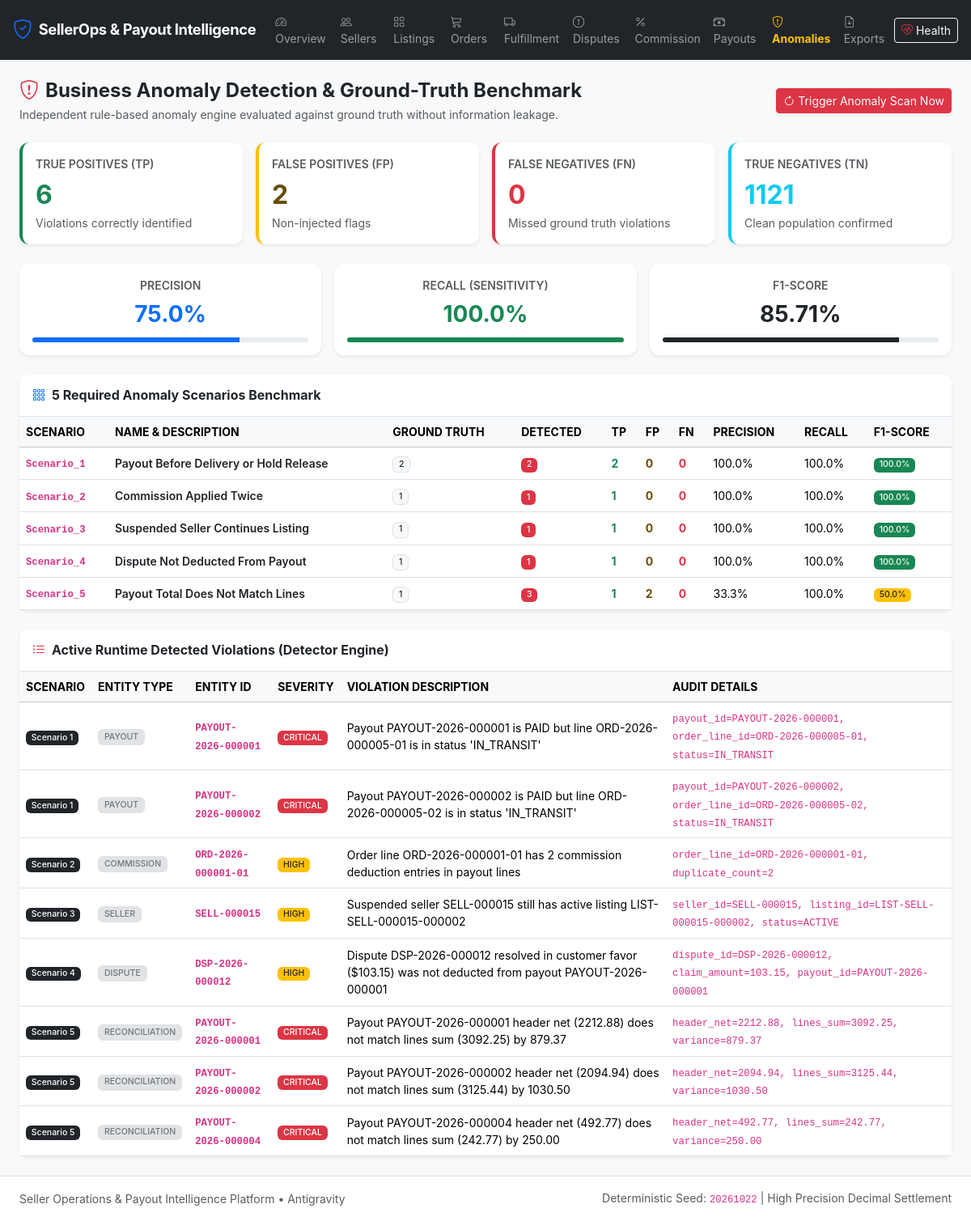
Page /anomalies on the earlier database version.
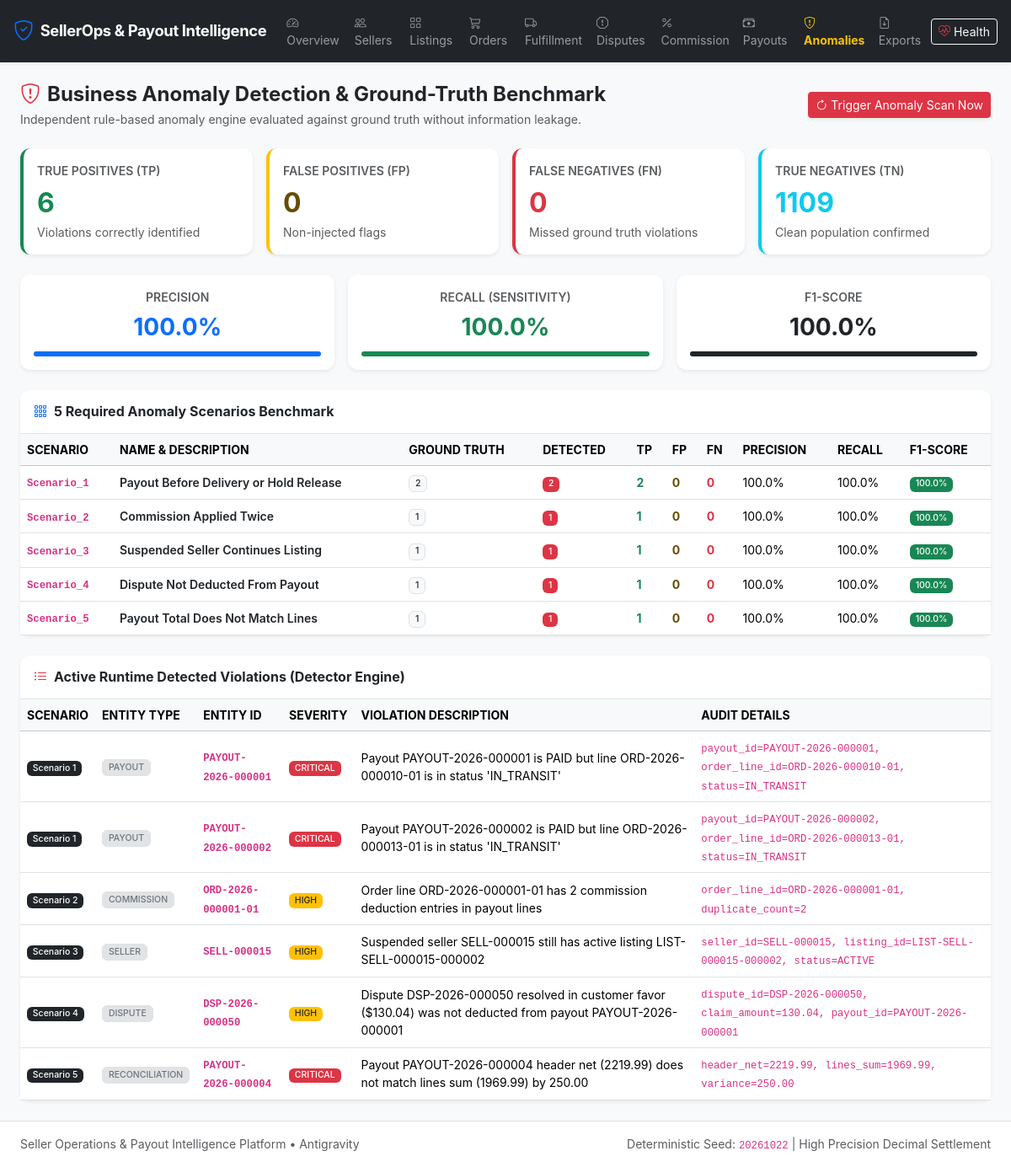
Same page on the later database version.
### app/models/anomaly.py (models this page shows)
class AnomalyRecord(Base):
    __tablename__ = 'anomalies'
    id = Column(Integer, primary_key=True, autoincrement=True)
    scenario_id = Column(Integer, nullable=False, index=True)  # 1 to 5
    scenario_name = Column(String(120), nullable=False)
    entity_type = Column(String(64), nullable=False, index=True)  # 'PAYOUT', 'COMMISSION', etc.
    entity_id = Column(String(64), nullable=False, index=True)
    detected_by = Column(String(32), nullable=False, default='DETECTOR_ENGINE', index=True)  # 'GROUND_TRUTH' or 'DETECTOR_ENGINE'
    is_ground_truth = Column(Boolean, default=False, nullable=False, index=True)
    severity = Column(String(20), default='HIGH', nullable=False)
    description = Column(String(255), nullable=False)
    details = Column(Text, nullable=True)
    created_at = Column(DateTime, default=datetime.utcnow, nullable=False)
    __table_args__ = (
        Index('idx_anomaly_entity', 'entity_type', 'entity_id'),
        Index('idx_anomaly_scenario_truth', 'scenario_id', 'is_ground_truth'),
    )
    def to_dict(self):
        return {
            'id': self.id,
            'scenario_id': self.scenario_id,
            'scenario_name': self.scenario_name,
            'entity_type': self.entity_type,
            'entity_id': self.entity_id,
            'detected_by': self.detected_by,
            'is_ground_truth': self.is_ground_truth,
            'severity': self.severity,
            'description': self.description,
            'details': self.details,
            'created_at': self.created_at.isoformat() if self.created_at else None
        }

### app/routes/dashboard_routes.py (the view)
@dashboard_bp.route('/anomalies')
def anomalies():
    eval_data = AnomalyDetectorService.evaluate_against_ground_truth()
    return render_template('anomalies.html', evaluation=eval_data)

### app/templates/anomalies.html (shortened to what this page needs)
{% extends "base.html" %}
{% block content %}
<div class="d-flex justify-content-between align-items-center mb-4">
    <div>
        <h4 class="fw-bold text-dark mb-1"><i class="bi bi-shield-exclamation text-danger me-2"></i>Business Anomaly Detection & Ground-Truth Benchmark</h4>
        <p class="text-muted small mb-0">Independent rule-based anomaly engine evaluated against ground truth without information leakage.</p>
    </div>
    <form action="/anomalies/scan" method="POST">
        <button type="submit" class="btn btn-danger btn-sm shadow-sm d-flex align-items-center gap-1">
            <i class="bi bi-arrow-clockwise"></i> Trigger Anomaly Scan Now
        </button>
    </form>
</div>
<div class="row g-3 mb-4">
    <div class="col-md-3">
        <div class="card border-0 shadow-sm border-start border-success border-4 h-100">
            <div class="card-body p-3">
                <div class="text-muted small text-uppercase fw-semibold">True Positives (TP)</div>
                <div class="fs-2 fw-bold text-success mt-1">{{ evaluation.confusion_matrix.true_positives }}</div>
                <div class="small text-muted">Violations correctly identified</div>
            </div>
        </div>
    </div>
    <div class="col-md-3">
        <div class="card border-0 shadow-sm border-start border-warning border-4 h-100">
            <div class="card-body p-3">
                <div class="text-muted small text-uppercase fw-semibold">False Positives (FP)</div>
                <div class="fs-2 fw-bold text-warning-emphasis mt-1">{{ evaluation.confusion_matrix.false_positives }}</div>
                <div class="small text-muted">Non-injected flags</div>
            </div>
        </div>
    </div>
    <div class="col-md-3">
        <div class="card border-0 shadow-sm border-start border-danger border-4 h-100">
            <div class="card-body p-3">
                <div class="text-muted small text-uppercase fw-semibold">False Negatives (FN)</div>
                <div class="fs-2 fw-bold text-danger mt-1">{{ evaluation.confusion_matrix.false_negatives }}</div>
                <div class="small text-muted">Missed ground truth violations</div>
            </div>
        </div>
    </div>
    <div class="col-md-3">
        <div class="card border-0 shadow-sm border-start border-info border-4 h-100">
            <div class="card-body p-3">
                <div class="text-muted small text-uppercase fw-semibold">True Negatives (TN)</div>
                <div class="fs-2 fw-bold text-info mt-1">{{ evaluation.confusion_matrix.true_negatives }}</div>
                <div class="small text-muted">Clean population confirmed</div>
            </div>
        </div>
    </div>
</div>
<div class="row g-3 mb-4">
    <div class="col-md-4">
        <div class="card border-0 shadow-sm bg-white p-3 text-center">
            <div class="small text-muted text-uppercase fw-semibold">Precision</div>
            <div class="fs-3 fw-bold text-primary mt-1">{{ (evaluation.metrics.precision * 100) | round(2) }}%</div>
            <div class="progress mt-2" style="height: 6px;">
                <div class="progress-bar bg-primary" style="width: {{ evaluation.metrics.precision * 100 }}%;"></div>
            </div>
        </div>
    </div>
    <div class="col-md-4">
        <div class="card border-0 shadow-sm bg-white p-3 text-center">
            <div class="small text-muted text-uppercase fw-semibold">Recall (Sensitivity)</div>
            <div class="fs-3 fw-bold text-success mt-1">{{ (evaluation.metrics.recall * 100) | round(2) }}%</div>
            <div class="progress mt-2" style="height: 6px;">
                <div class="progress-bar bg-success" style="width: {{ evaluation.metrics.recall * 100 }}%;"></div>
            </div>
        </div>
    </div>
    <div class="col-md-4">
        <div class="card border-0 shadow-sm bg-white p-3 text-center">
            <div class="small text-muted text-uppercase fw-semibold">F1-Score</div>
            <div class="fs-3 fw-bold text-dark mt-1">{{ (evaluation.metrics.f1_score * 100) | round(2) }}%</div>
            <div class="progress mt-2" style="height: 6px;">
                <div class="progress-bar bg-dark" style="width: {{ evaluation.metrics.f1_score * 100 }}%;"></div>
            </div>
        </div>
    </div>
</div>
<div class="card border-0 shadow-sm mb-4">
    <div class="card-header bg-white border-bottom py-3">
        <h6 class="fw-bold mb-0"><i class="bi bi-grid-3x3-gap text-primary me-2"></i>5 Required Anomaly Scenarios Benchmark</h6>
    </div>
    <div class="table-responsive">
        <table class="table table-hover align-middle mb-0 small">
            <thead class="table-light text-muted text-uppercase">
                <tr>
                    <th>Scenario</th>
                    <th>Name & Description</th>
                    <th>Ground Truth</th>
                    <th>Detected</th>
                    <th>TP</th>
                    <th>FP</th>
                    <th>FN</th>
                    <th>Precision</th>
                    <th>Recall</th>
                    <th>F1-Score</th>
                </tr>
            </thead>
            <tbody>
                {% set scenario_names = {
                    'Scenario_1': 'Payout Before Delivery or Hold Release',
                    'Scenario_2': 'Commission Applied Twice',
                    'Scenario_3': 'Suspended Seller Continues Listing',
                    'Scenario_4': 'Dispute Not Deducted From Payout',
                    'Scenario_5': 'Payout Total Does Not Match Lines'
                } %}
                {% for key, s in evaluation.scenarios.items() %}
                <tr>
                    <td class="fw-bold"><code>{{ key }}</code></td>
                    <td class="fw-semibold text-dark">{{ scenario_names[key] }}</td>
                    <td><span class="badge bg-light text-dark border">{{ s.ground_truth_count }}</span></td>
                    <td><span class="badge bg-danger">{{ s.detected_count }}</span></td>
                    <td class="text-success fw-bold">{{ s.true_positives }}</td>
                    <td class="text-warning-emphasis fw-bold">{{ s.false_positives }}</td>
                    <td class="text-danger fw-bold">{{ s.false_negatives }}</td>
                    <td>{{ (s.precision * 100) | round(1) }}%</td>
                    <td>{{ (s.recall * 100) | round(1) }}%</td>
                    <td>
                        <span class="badge {% if s.f1_score >= 0.8 %}bg-success{% elif s.f1_score >= 0.5 %}bg-warning text-dark{% else %}bg-danger{% endif %}">
                            {{ (s.f1_score * 100) | round(1) }}%
                        </span>
                    </td>
                </tr>
                {% endfor %}
            </tbody>
        </table>
    </div>
</div>
<div class="card border-0 shadow-sm">
    <div class="card-header bg-white border-bottom py-3">
        <h6 class="fw-bold mb-0"><i class="bi bi-list-ul text-danger me-2"></i>Active Runtime Detected Violations (Detector Engine)</h6>
    </div>
    <div class="table-responsive">
        <table class="table table-hover align-middle mb-0 small">
            <thead class="table-light text-muted text-uppercase">
                <tr>
                    <th>Scenario</th>
                    <th>Entity Type</th>
                    <th>Entity ID</th>
                    <th>Severity</th>
                    <th>Violation Description</th>
                    <th>Audit Details</th>
                </tr>
            </thead>
            <tbody>
                {% for a in evaluation.detected_records %}
                <tr>
                    <td><span class="badge bg-dark">Scenario {{ a.scenario_id }}</span></td>
                    <td><span class="badge bg-secondary-subtle text-secondary border">{{ a.entity_type }}</span></td>
                    <td class="fw-bold"><code>{{ a.entity_id }}</code></td>
                    <td>
                        {% if a.severity == 'CRITICAL' %}
                            <span class="badge bg-danger">CRITICAL</span>
                        {% else %}
                            <span class="badge bg-warning text-dark">HIGH</span>
                        {% endif %}
                    </td>
                    <td>{{ a.description }}</td>
                    <td><code>{{ a.details }}</code></td>
                </tr>
                {% endfor %}
            </tbody>
        </table>
    </div>
</div>
{% endblock %}

### app/templates/base.html (shortened to what this page needs)
<!DOCTYPE html>
<html lang="en">
<head>
    <link href="https://cdn.jsdelivr.net/npm/bootstrap@5.3.3/dist/css/bootstrap.min.css" rel="stylesheet">
    <link href="https://cdn.jsdelivr.net/npm/bootstrap-icons@1.11.3/font/bootstrap-icons.min.css" rel="stylesheet">
    <link href="{{ url_for('static', filename='css/custom.css') }}" rel="stylesheet">
</head>
<body class="bg-light">
    <nav class="navbar navbar-expand-xl navbar-dark bg-dark sticky-top shadow-sm">
        <div class="container-fluid px-3">
            <a class="navbar-brand d-flex align-items-center gap-2 fw-bold" href="/">
                <i class="bi bi-shield-check text-primary fs-4"></i>
                <span>SellerOps & Payout Intelligence</span>
            </a>
            <div class="collapse navbar-collapse" id="mainNavbar">
                <ul class="navbar-nav me-auto mb-2 mb-xl-0 small">
                    <li class="nav-item">
                        <a class="nav-link {% if request.path == '/' %}active fw-bold text-white{% endif %}" href="/">
                            <i class="bi bi-speedometer2 me-1"></i>Overview
                        </a>
                    </li>
                    <li class="nav-item">
                        <a class="nav-link {% if '/sellers' in request.path %}active fw-bold text-white{% endif %}" href="/sellers">
                            <i class="bi bi-people me-1"></i>Sellers
                        </a>
                    </li>
                    <li class="nav-item">
                        <a class="nav-link {% if '/listings' in request.path %}active fw-bold text-white{% endif %}" href="/listings">
                            <i class="bi bi-grid me-1"></i>Listings
                        </a>
                    </li>
                    <li class="nav-item">
                        <a class="nav-link {% if '/orders' in request.path %}active fw-bold text-white{% endif %}" href="/orders">
                            <i class="bi bi-cart3 me-1"></i>Orders
                        </a>
                    </li>
                    <li class="nav-item">
                        <a class="nav-link {% if '/fulfillments' in request.path %}active fw-bold text-white{% endif %}" href="/fulfillments">
                            <i class="bi bi-truck me-1"></i>Fulfillment
                        </a>
                    </li>
                    <li class="nav-item">
                        <a class="nav-link {% if '/disputes' in request.path %}active fw-bold text-white{% endif %}" href="/disputes">
                            <i class="bi bi-exclamation-octagon me-1"></i>Disputes
                        </a>
                    </li>
                    <li class="nav-item">
                        <a class="nav-link {% if '/commissions' in request.path %}active fw-bold text-white{% endif %}" href="/commissions">
                            <i class="bi bi-percent me-1"></i>Commission
                        </a>
                    </li>
                    <li class="nav-item">
                        <a class="nav-link {% if '/payouts' in request.path %}active fw-bold text-white{% endif %}" href="/payouts">
                            <i class="bi bi-cash-stack me-1"></i>Payouts
                        </a>
                    </li>
                    <li class="nav-item">
                        <a class="nav-link {% if '/anomalies' in request.path %}active fw-bold text-warning{% endif %}" href="/anomalies">
                            <i class="bi bi-shield-exclamation me-1"></i>Anomalies
                        </a>
                    </li>
                    <li class="nav-item">
                        <a class="nav-link {% if '/reports' in request.path %}active fw-bold text-white{% endif %}" href="/reports">
                            <i class="bi bi-file-earmark-arrow-down me-1"></i>Exports
                        </a>
                    </li>
                </ul>
                <div class="d-flex align-items-center gap-2">
                    <a href="/health" class="btn btn-outline-light btn-sm d-flex align-items-center gap-1" title="System Health">
                        <i class="bi bi-heart-pulse text-danger"></i> <span class="d-none d-md-inline">Health</span>
                    </a>
                </div>
            </div>
        </div>
    </nav>
    <main class="container-fluid px-3 px-lg-4 py-4">
        {% block content %}{% endblock %}
    </main>
    <footer class="footer mt-auto py-3 bg-white border-top text-center text-muted small">
        <div class="container-fluid px-4">
            <div class="d-flex justify-content-between align-items-center">
                <span>Seller Operations & Payout Intelligence Platform &bull; Antigravity</span>
                <span>Deterministic Seed: <code>20261022</code> | High Precision Decimal Settlement</span>
            </div>
        </div>
    </footer>
</body>
</html>

Differences in the rows shown:
removed AnomalyRecord: scenario_id "5", entity_type "RECONCILIATION", entity_id "PAYOUT-2026-000002", severity "CRITICAL", description "Payout PAYOUT-2026-000002 header net (2094.94) does not match lines sum (3125.44) by 1030.50", details "header_net=2094.94, lines_sum=3125.44, variance=1030.50"
removed AnomalyRecord: scenario_id "5", entity_type "RECONCILIATION", entity_id "PAYOUT-2026-000004", severity "CRITICAL", description "Payout PAYOUT-2026-000004 header net (492.77) does not match lines sum (242.77) by 250.00", details "header_net=492.77, lines_sum=242.77, variance=250.00"
changed AnomalyRecord: description "Payout PAYOUT-2026-000001 is PAID but line ORD-2026-000005-01 is in status 'IN_TRANSIT'" → "Payout PAYOUT-2026-000001 is PAID but line ORD-2026-000010-01 is in status 'IN_TRANSIT'"; details "payout_id=PAYOUT-2026-000001, order_line_id=ORD-2026-000005-01, status=IN_TRANSIT" → "payout_id=PAYOUT-2026-000001, order_line_id=ORD-2026-000010-01, status=IN_TRANSIT"
changed AnomalyRecord: description "Payout PAYOUT-2026-000002 is PAID but line ORD-2026-000005-02 is in status 'IN_TRANSIT'" → "Payout PAYOUT-2026-000002 is PAID but line ORD-2026-000013-01 is in status 'IN_TRANSIT'"; details "payout_id=PAYOUT-2026-000002, order_line_id=ORD-2026-000005-02, status=IN_TRANSIT" → "payout_id=PAYOUT-2026-000002, order_line_id=ORD-2026-000013-01, status=IN_TRANSIT"
changed AnomalyRecord "DISPUTE": entity_id "DSP-2026-000012" → "DSP-2026-000050"; description "Dispute DSP-2026-000012 resolved in customer favor ($103.15) was not deducted from payout PAYOUT-2026-000001" → "Dispute DSP-2026-000050 resolved in customer favor ($130.04) was not deducted from payout PAYOUT-2026-000001"; details "dispute_id=DSP-2026-000012, claim_amount=103.15, payout_id=PAYOUT-2026-000001" → "dispute_id=DSP-2026-000050, claim_amount=130.04, payout_id=PAYOUT-2026-000001"
changed AnomalyRecord "RECONCILIATION": entity_id "PAYOUT-2026-000001" → "PAYOUT-2026-000004"; description "Payout PAYOUT-2026-000001 header net (2212.88) does not match lines sum (3092.25) by 879.37" → "Payout PAYOUT-2026-000004 header net (2219.99) does not match lines sum (1969.99) by 250.00"; details "header_net=2212.88, lines_sum=3092.25, variance=879.37" → "header_net=2219.99, lines_sum=1969.99, variance=250.00"
Other differences:
{{ evaluation.confusion_matrix.false_positives }}: "2" → "0"
{{ evaluation.confusion_matrix.true_negatives }}: "1121" → "1109"
{{ (evaluation.metrics.precision * 100) | round(2) }}: "75.0" → "100.0"
{{ evaluation.metrics.precision * 100 }}: 75.0 → 100.0 (drawn)
{{ (evaluation.metrics.f1_score * 100) | round(2) }}: "85.71" → "100.0"
{{ evaluation.metrics.f1_score * 100 }}: 85.71 → 100.0 (drawn)
new list line: "Scenario_5 Payout Total Does Not Match Lines 1 1 1 0 0 100.0 % 100.0 % 100.0 %"
list line gone: "Scenario_5 Payout Total Does Not Match Lines 1 3 1 2 0 33.3 % 100.0 % 50.0 %"
